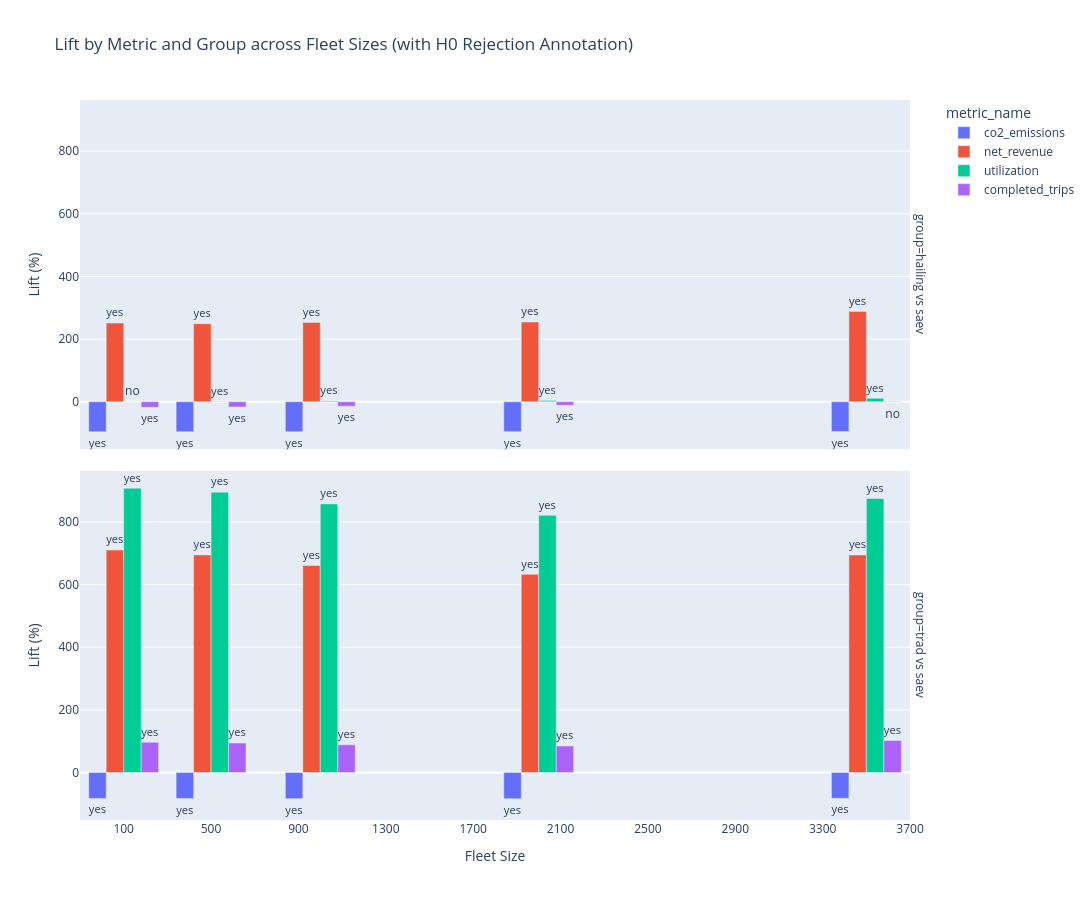

Notebook source saved alongside this figure:
### Code cell
fig = px.bar(
    results,
    x='fleet_size',
    y='lift',
    color='metric_name',
    facet_row='group',
    barmode='group',
    text=results['is_reject'].apply(lambda x: 'yes' if x else 'no'),  # map True/False to yes/no
    labels={'fleet_size': 'Fleet Size', 'lift': 'Lift (%)'},
    title='Lift by Metric and Group across Fleet Sizes (with H0 Rejection Annotation)'
)

fig.update_traces(textposition='outside')
fig.update_layout(height=900, width=1100)
fig.show()

### Figure 1 — Plotly figure (JSON) as saved in the notebook; plotly's stock layout.template omitted (floating-point values rounded to 4 significant figures)
{"data": [{"alignmentgroup": "True", "hovertemplate": "metric_name=co2_emissions<br>group=hailing vs saev<br>Fleet Size=%{x}<br>Lift (%)=%{y}<br>text=%{text}<extra></extra>", "legendgroup": "co2_emissions", "marker": {"color": "#636efa", "pattern": {"shape": ""}}, "name": "co2_emissions", "offsetgroup": "co2_emissions", "orientation": "v", "showlegend": true, "text": ["yes", "yes", "yes", "yes", "yes"], "textposition": "outside", "type": "bar", "x": [100, 500, 1000, 2000, 3500], "xaxis": "x2", "y": [-95.72, -95.67, -95.54, -95.37, -94.88], "yaxis": "y2"}, {"alignmentgroup": "True", "hovertemplate": "metric_name=co2_emissions<br>group=trad vs saev<br>Fleet Size=%{x}<br>Lift (%)=%{y}<br>text=%{text}<extra></extra>", "legendgroup": "co2_emissions", "marker": {"color": "#636efa", "pattern": {"shape": ""}}, "name": "co2_emissions", "offsetgroup": "co2_emissions", "orientation": "v", "showlegend": false, "text": ["yes", "yes", "yes", "yes", "yes"], "textposition": "outside", "type": "bar", "x": [100, 500, 1000, 2000, 3500], "xaxis": "x", "y": [-82.5, -82.71, -83.29, -83.7, -82.28], "yaxis": "y"}, {"alignmentgroup": "True", "hovertemplate": "metric_name=net_revenue<br>group=hailing vs saev<br>Fleet Size=%{x}<br>Lift (%)=%{y}<br>text=%{text}<extra></extra>", "legendgroup": "net_revenue", "marker": {"color": "#EF553B", "pattern": {"shape": ""}}, "name": "net_revenue", "offsetgroup": "net_revenue", "orientation": "v", "showlegend": true, "text": ["yes", "yes", "yes", "yes", "yes"], "textposition": "outside", "type": "bar", "x": [100, 500, 1000, 2000, 3500], "xaxis": "x2", "y": [251.2, 249.2, 253.3, 254.7, 288.0], "yaxis": "y2"}, {"alignmentgroup": "True", "hovertemplate": "metric_name=net_revenue<br>group=trad vs saev<br>Fleet Size=%{x}<br>Lift (%)=%{y}<br>text=%{text}<extra></extra>", "legendgroup": "net_revenue", "marker": {"color": "#EF553B", "pattern": {"shape": ""}}, "name": "net_revenue", "offsetgroup": "net_revenue", "orientation": "v", "showlegend": false, "text": ["yes", "yes", "yes", "yes", "yes"], "textposition": "outside", "type": "bar", "x": [100, 500, 1000, 2000, 3500], "xaxis": "x", "y": [710.3, 694.8, 661.2, 632.8, 694.5], "yaxis": "y"}, {"alignmentgroup": "True", "hovertemplate": "metric_name=utilization<br>group=hailing vs saev<br>Fleet Size=%{x}<br>Lift (%)=%{y}<br>text=%{text}<extra></extra>", "legendgroup": "utilization", "marker": {"color": "#00cc96", "pattern": {"shape": ""}}, "name": "utilization", "offsetgroup": "utilization", "orientation": "v", "showlegend": true, "text": ["no", "yes", "yes", "yes", "yes"], "textposition": "outside", "type": "bar", "x": [100, 500, 1000, 2000, 3500], "xaxis": "x2", "y": [0.2348, 1.049, 2.231, 3.686, 11.02], "yaxis": "y2"}, {"alignmentgroup": "True", "hovertemplate": "metric_name=utilization<br>group=trad vs saev<br>Fleet Size=%{x}<br>Lift (%)=%{y}<br>text=%{text}<extra></extra>", "legendgroup": "utilization", "marker": {"color": "#00cc96", "pattern": {"shape": ""}}, "name": "utilization", "offsetgroup": "utilization", "orientation": "v", "showlegend": false, "text": ["yes", "yes", "yes", "yes", "yes"], "textposition": "outside", "type": "bar", "x": [100, 500, 1000, 2000, 3500], "xaxis": "x", "y": [907.6, 895.0, 857.6, 821.1, 874.9], "yaxis": "y"}, {"alignmentgroup": "True", "hovertemplate": "metric_name=completed_trips<br>group=hailing vs saev<br>Fleet Size=%{x}<br>Lift (%)=%{y}<br>text=%{text}<extra></extra>", "legendgroup": "completed_trips", "marker": {"color": "#ab63fa", "pattern": {"shape": ""}}, "name": "completed_trips", "offsetgroup": "completed_trips", "orientation": "v", "showlegend": true, "text": ["yes", "yes", "yes", "yes", "no"], "textposition": "outside", "type": "bar", "x": [100, 500, 1000, 2000, 3500], "xaxis": "x2", "y": [-17.49, -16.46, -14.16, -10.89, -1.106], "yaxis": "y2"}, {"alignmentgroup": "True", "hovertemplate": "metric_name=completed_trips<br>group=trad vs saev<br>Fleet Size=%{x}<br>Lift (%)=%{y}<br>text=%{text}<extra></extra>", "legendgroup": "completed_trips", "marker": {"color": "#ab63fa", "pattern": {"shape": ""}}, "name": "completed_trips", "offsetgroup": "completed_trips", "orientation": "v", "showlegend": false, "text": ["yes", "yes", "yes", "yes", "yes"], "textposition": "outside", "type": "bar", "x": [100, 500, 1000, 2000, 3500], "xaxis": "x", "y": [96.51, 94.1, 88.68, 84.7, 102.2], "yaxis": "y"}], "layout": {"annotations": [{"font": {}, "showarrow": false, "text": "group=trad vs saev", "textangle": 90, "x": 0.98, "xanchor": "left", "xref": "paper", "y": 0.2425, "yanchor": "middle", "yref": "paper"}, {"font": {}, "showarrow": false, "text": "group=hailing vs saev", "textangle": 90, "x": 0.98, "xanchor": "left", "xref": "paper", "y": 0.7575, "yanchor": "middle", "yref": "paper"}], "barmode": "group", "height": 900, "legend": {"title": {"text": "metric_name"}, "tracegroupgap": 0}, "title": {"text": "Lift by Metric and Group across Fleet Sizes (with H0 Rejection Annotation)"}, "width": 1100, "xaxis": {"anchor": "y", "autorange": true, "domain": [0, 0.98], "range": [-100, 3700], "title": {"text": "Fleet Size"}, "type": "linear"}, "xaxis2": {"anchor": "y2", "autorange": true, "domain": [0, 0.98], "matches": "x", "range": [-100, 3700], "showticklabels": false, "type": "linear"}, "yaxis": {"anchor": "x", "autorange": true, "domain": [0, 0.485], "range": [-151.5, 963.3], "title": {"text": "Lift (%)"}, "type": "linear"}, "yaxis2": {"anchor": "x2", "autorange": true, "domain": [0.515, 1], "matches": "y", "range": [-151.5, 963.3], "title": {"text": "Lift (%)"}, "type": "linear"}}}
